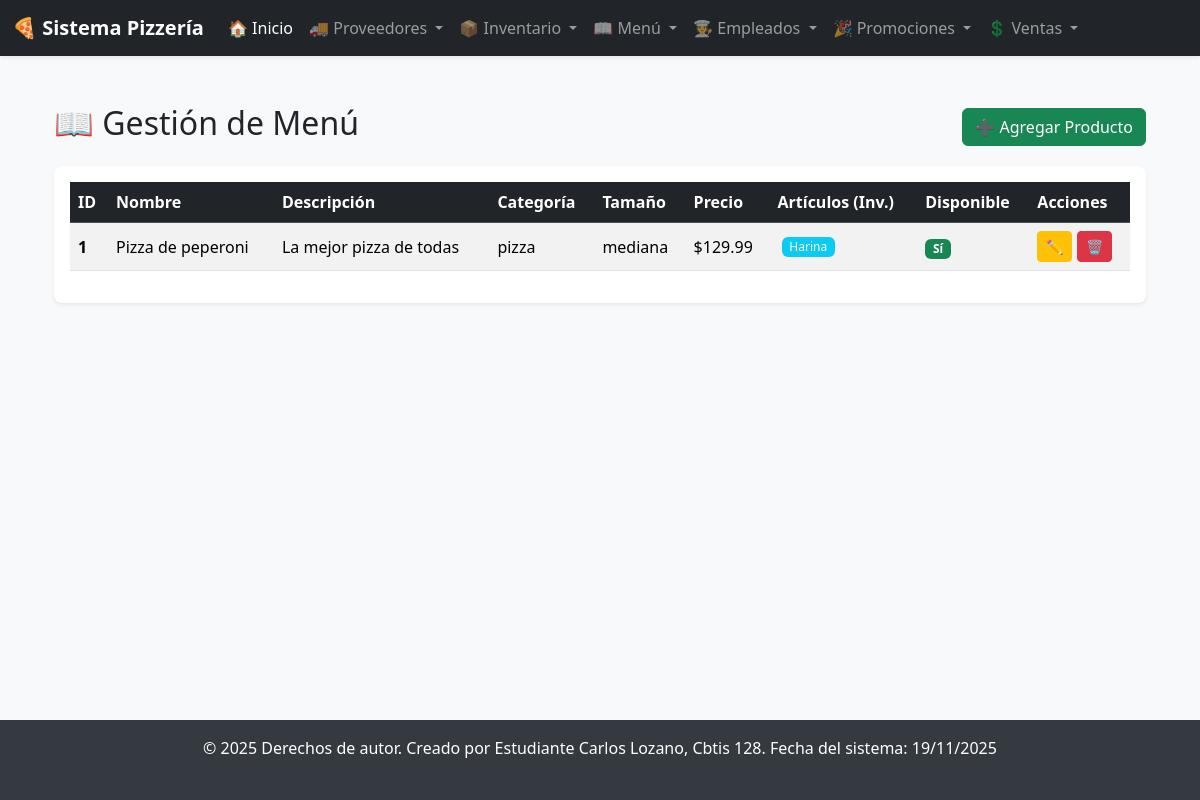
/menu/, run on an earlier commit of the app's database.
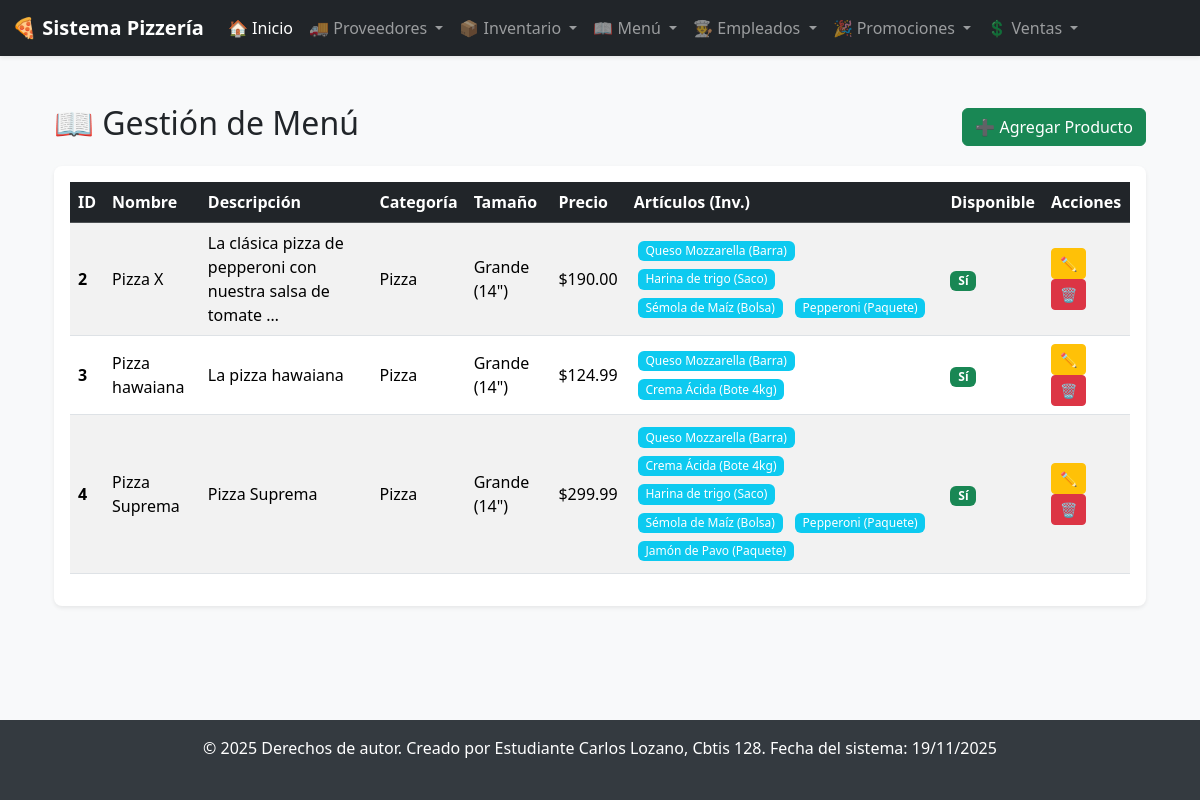
And on a later commit of the database.
### app_Pizzeria/models.py (models this page shows, shortened)
class Menu(models.Model):
    nombre = models.CharField(max_length=100)
    descripcion = models.TextField(blank=True, null=True)
    precio = models.DecimalField(max_digits=10, decimal_places=2)
    categoria = models.CharField(max_length=50) # Ej: 'Bebida', 'Postre', 'Pizza'
    tamaño = models.CharField(max_length=50, blank=True, null=True) # Ej: 'Chico', 'Grande'
    disponible = models.BooleanField(default=True)
    articulos = models.ManyToManyField(
        Inventario,
        related_name="productos_menu",
        blank=True # Un producto puede existir sin artículos
    )

class Inventario(models.Model):
    nombre_articulo = models.CharField(max_length=100)
    stock = models.DecimalField(max_digits=10, decimal_places=2, default=0.0)
    unidad = models.CharField(max_length=20) # Ej: 'kg', 'litro', 'pieza'
    fecha_ultima_compra = models.DateField(null=True, blank=True)
    stock_minimo = models.DecimalField(max_digits=10, decimal_places=2, default=0.0)
    costo_unitario = models.DecimalField(max_digits=10, decimal_places=2, default=0.0)
    proveedor = models.ForeignKey(
        Proveedores,
        on_delete=models.SET_NULL, # Si se borra el proveedor, el artículo no se borra
        null=True,
        blank=True,
        related_name="articulos_inventario",
        db_column="fk_id_proveedor" # Coincide con tu diagrama
    )

### app_Pizzeria/views.py (the view)
# urls.py: path('menu/', views.ver_menu, name='ver_menu'),
def ver_menu(request):
    productos = Menu.objects.all()
    return render(request, 'menu/ver_menu.html', {'productos': productos})

### app_Pizzeria/templates/menu/ver_menu.html (shortened to what this page needs)
{% extends 'base.html' %}
{% block content %}
<div class="container-fluid mt-4">
    <div class="d-flex justify-content-between align-items-center mb-3">
        <h2>📖 Gestión de Menú</h2>
        <a href="{% url 'agregar_menu' %}" class="btn btn-success">
            ➕ Agregar Producto
        </a>
    </div>
    <div class="card shadow-sm border-0 rounded-3">
        <div class="card-body">
            {% if not productos %}
                <div class="alert alert-info text-center" role="alert">
                    Todavía no hay productos en el menú. ¡Agrega el primero!
                </div>
            {% else %}
                <div class="table-responsive">
                    <table class="table table-striped table-hover align-middle">
                        <thead class="table-dark">
                            <tr>
                                <th scope="col">ID</th>
                                <th scope="col">Nombre</th>
                                <th scope="col">Descripción</th>
                                <th scope="col">Categoría</th>
                                <th scope="col">Tamaño</th>
                                <th scope="col">Precio</th>
                                <th scope="col">Artículos (Inv.)</th>
                                <th scope="col">Disponible</th>
                                <th scope="col">Acciones</th>
                            </tr>
                        </thead>
                        <tbody>
                            {% for prod in productos %}
                            <tr>
                                <th scope="row">{{ prod.id }}</th>
                                <td>{{ prod.nombre }}</td>
                                <td>{{ prod.descripcion|truncatewords:10|default_if_none:"N/A" }}</td>
                                <td>{{ prod.categoria|default_if_none:"N/A" }}</td>
                                <td>{{ prod.tamaño|default_if_none:"N/A" }}</td>
                                <td>${{ prod.precio|floatformat:2 }}</td>
                                <td>
                                    {% for art in prod.articulos.all %}
                                        <span class="badge bg-info m-1" style="font-weight: 500;">
                                            {{ art.nombre_articulo }}
                                        </span>
                                    {% empty %}
                                        <span class="text-muted small">N/A</span>
                                    {% endfor %}
                                </td>
                                <td>
                                    {% if prod.disponible %}
                                        <span class="badge bg-success">Sí</span>
                                    {% else %}
                                        <span class="badge bg-danger">No</span>
                                    {% endif %}
                                </td>
                                <td>
                                    <a href="{% url 'actualizar_menu' prod.id %}" class="btn btn-warning btn-sm" title="Editar">
                                        ✏️
                                    </a>
                                    <a href="{% url 'borrar_menu' prod.id %}" class="btn btn-danger btn-sm" title="Borrar">
                                        🗑️
                                    </a>
                                </td>
                            </tr>
                            {% empty %}
                            <tr>
                                <td colspan="9" class="text-center">No hay productos registrados.</td>
                            </tr>
                            {% endfor %}
                        </tbody>
                    </table>
                </div>
            {% endif %}
        </div>
    </div>
</div>
{% endblock %}

### app_Pizzeria/templates/base.html (shortened to what this page needs)
<!DOCTYPE html>
<html lang="es">
<head>
    <link href="https://cdn.jsdelivr.net/npm/bootstrap@5.3.3/dist/css/bootstrap.min.css" rel="stylesheet" xintegrity="sha384-QWTKZyjpPEjISv5WaRU9OFeRpok6YctnYmDr5pNlyT2bRjXh0JMhjY6hW+ALEwIH">
    <link rel="stylesheet" href="https://cdn.jsdelivr.net/npm/bootstrap-icons@1.11.3/font/bootstrap-icons.min.css">
</head>
<body>
    {% include 'navbar.html' %}
    <main class="main-content container mt-4">
        {% block content %}{% endblock %}
    </main>
    {% include 'footer.html' %}
</body>
</html>

### app_Pizzeria/templates/navbar.html (shortened to what this page needs)
<nav class="navbar navbar-expand-lg navbar-dark bg-dark shadow-sm">
    <div class="container-fluid">
        <a class="navbar-brand fw-bold" href="{% url 'inicio_pizzeria' %}">
            🍕 Sistema Pizzería
        </a>
        <div class="collapse navbar-collapse" id="navbarNavDropdown">
            <ul class="navbar-nav me-auto mb-2 mb-lg-0">
                <li class="nav-item">
                    <a class="nav-link active" aria-current="page" href="{% url 'inicio_pizzeria' %}">🏠 Inicio</a>
                </li>
                <li class="nav-item dropdown">
                    <a class="nav-link dropdown-toggle" href="#" id="navbarDropdownProveedores" role="button" data-bs-toggle="dropdown" aria-expanded="false">
                        🚚 Proveedores
                    </a>
                </li>
                <li class="nav-item dropdown">
                    <a class="nav-link dropdown-toggle" href="#" id="navbarDropdownInventario" role="button" data-bs-toggle="dropdown" aria-expanded="false">
                        📦 Inventario
                    </a>
                </li>
                <li class="nav-item dropdown">
                    <a class="nav-link dropdown-toggle" href="#" id="navbarDropdownMenu" role="button" data-bs-toggle="dropdown" aria-expanded="false">
                        📖 Menú
                    </a>
                </li>
                <li class="nav-item dropdown">
                    <a class="nav-link dropdown-toggle" href="#" id="navbarDropdownEmpleados" role="button" data-bs-toggle="dropdown" aria-expanded="false">
                        🧑‍🍳 Empleados
                    </a>
                </li>
                <li class="nav-item dropdown">
                    <a class="nav-link dropdown-toggle" href="#" id="navbarDropdownPromociones" role="button" data-bs-toggle="dropdown" aria-expanded="false">
                        🎉 Promociones
                    </a>
                </li>
                <li class="nav-item dropdown">
                    <a class="nav-link dropdown-toggle" href="#" id="navbarDropdownVentas" role="button" data-bs-toggle="dropdown" aria-expanded="false">
                        💲 Ventas
                    </a>
                </li>
            </ul>
        </div>
    </div>
</nav>

### app_Pizzeria/templates/footer.html (shortened to what this page needs)
<footer class="footer fixed-bottom py-3" style="background-color: #343a40; color: white;">
    <div class="container text-center">
        <span>
            &copy; <span id="footer-year"></span> Derechos de autor.
            Creado por Estudiante Carlos Lozano, Cbtis 128.
            Fecha del sistema: <span id="footer-date"></span>
        </span>
    </div>
</footer>

### app_Pizzeria/templates/base.html (style rules this page uses)
body { background-color: #f8f9fa; display: flex; flex-direction: column; min-height: 100vh; }
.main-content { flex: 1; padding-bottom: 100px; }
.footer { height: 80px; }

What changed in the data, as far as the page shows it:
removed Menu: id "1", nombre "Pizza de peperoni", descripcion "La mejor pizza de todas", categoria "pizza", tamaño "mediana", precio "129.99", disponible "Sí"
removed Inventario: nombre_articulo "Harina", shown under "1"
added Menu: id "2", nombre "Pizza X", descripcion "La clásica pizza de pepperoni con nuestra salsa de tomate …", categoria "Pizza", tamaño "Grande (14\")", precio "190.00", disponible "Sí"
added Inventario: nombre_articulo "Queso Mozzarella (Barra)"
added Inventario: nombre_articulo "Harina de trigo (Saco)"
added Inventario: nombre_articulo "Sémola de Maíz (Bolsa)"
added Inventario: nombre_articulo "Pepperoni (Paquete)"
added Menu: id "3", nombre "Pizza hawaiana", descripcion "La pizza hawaiana", categoria "Pizza", tamaño "Grande (14\")", precio "124.99", disponible "Sí"
added Inventario: nombre_articulo "Crema Ácida (Bote 4kg)"
added Menu: id "4", nombre "Pizza Suprema", descripcion "Pizza Suprema", categoria "Pizza", tamaño "Grande (14\")", precio "299.99", disponible "Sí"
added Inventario: nombre_articulo "Jamón de Pavo (Paquete)", shown under "4"
